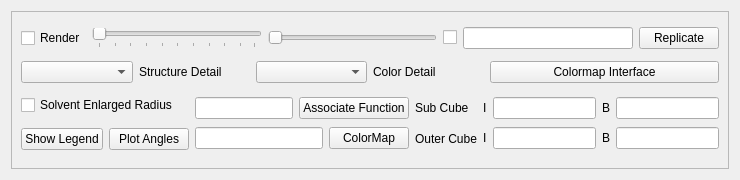
<?xml version="1.0" encoding="UTF-8"?>
<ui version="4.0">
 <class>BallAndStickRenderingProperties</class>
 <widget class="QWidget" name="BallAndStickRenderingProperties">
  <property name="geometry">
   <rect>
    <x>0</x>
    <y>0</y>
    <width>740</width>
    <height>180</height>
   </rect>
  </property>
  <property name="sizePolicy">
   <sizepolicy hsizetype="Expanding" vsizetype="Preferred">
    <horstretch>0</horstretch>
    <verstretch>0</verstretch>
   </sizepolicy>
  </property>
  <property name="windowTitle">
   <string>Form</string>
  </property>
  <layout class="QGridLayout" name="gridLayout_13">
   <item row="0" column="0">
    <widget class="QFrame" name="frame">
     <property name="frameShape">
      <enum>QFrame::StyledPanel</enum>
     </property>
     <property name="frameShadow">
      <enum>QFrame::Raised</enum>
     </property>
     <layout class="QGridLayout" name="gridLayout_12">
      <item row="1" column="0" colspan="4">
       <layout class="QGridLayout" name="gridLayout_7">
        <item row="0" column="0">
         <layout class="QGridLayout" name="gridLayout_2">
          <item row="0" column="0">
           <widget class="QComboBox" name="m_ComboBox_StructureLOD"/>
          </item>
          <item row="0" column="1">
           <widget class="QLabel" name="label">
            <property name="text">
             <string>Structure Detail</string>
            </property>
           </widget>
          </item>
         </layout>
        </item>
        <item row="0" column="1">
         <layout class="QGridLayout" name="gridLayout_3">
          <item row="0" column="0">
           <widget class="QComboBox" name="m_ComboBox_ColorLOD"/>
          </item>
          <item row="0" column="1">
           <widget class="QLabel" name="label_2">
            <property name="text">
             <string>Color Detail</string>
            </property>
           </widget>
          </item>
         </layout>
        </item>
        <item row="0" column="2">
         <widget class="QPushButton" name="m_PushButton_ColorMapInterface">
          <property name="text">
           <string>Colormap Interface</string>
          </property>
         </widget>
        </item>
       </layout>
      </item>
      <item row="2" column="0" colspan="2">
       <widget class="QCheckBox" name="m_CheckBox_SolventEnlargedRadius">
        <property name="text">
         <string>Solvent Enlarged Radius</string>
        </property>
       </widget>
      </item>
      <item row="2" column="2" rowspan="2">
       <layout class="QGridLayout" name="gridLayout_6">
        <item row="0" column="0">
         <layout class="QGridLayout" name="gridLayout_4">
          <item row="0" column="0">
           <widget class="QLineEdit" name="m_LineEdit_FunctionEdit"/>
          </item>
          <item row="0" column="1">
           <widget class="QPushButton" name="m_PushButton_AssociateFunction">
            <property name="text">
             <string>Associate Function</string>
            </property>
           </widget>
          </item>
         </layout>
        </item>
        <item row="1" column="0">
         <layout class="QGridLayout" name="gridLayout_5">
          <item row="0" column="0">
           <widget class="QLineEdit" name="m_LineEdit_ColorMap"/>
          </item>
          <item row="0" column="1">
           <widget class="QPushButton" name="m_PushButton_ColorMap">
            <property name="text">
             <string>ColorMap</string>
            </property>
           </widget>
          </item>
         </layout>
        </item>
       </layout>
      </item>
      <item row="2" column="3" rowspan="2">
       <layout class="QGridLayout" name="gridLayout_10">
        <item row="0" column="0">
         <widget class="QLabel" name="label_7">
          <property name="text">
           <string>Sub Cube</string>
          </property>
         </widget>
        </item>
        <item row="0" column="1" rowspan="2">
         <layout class="QGridLayout" name="gridLayout_11">
          <item row="0" column="0">
           <widget class="QLabel" name="label_10">
            <property name="text">
             <string>I</string>
            </property>
           </widget>
          </item>
          <item row="0" column="1">
           <widget class="QLineEdit" name="m_LineEdit_SubCubeIso_2"/>
          </item>
          <item row="0" column="2">
           <widget class="QLabel" name="label_11">
            <property name="text">
             <string>B</string>
            </property>
           </widget>
          </item>
          <item row="0" column="3">
           <widget class="QLineEdit" name="m_LineEdit_SubCubeB_2"/>
          </item>
          <item row="1" column="0">
           <widget class="QLabel" name="label_12">
            <property name="text">
             <string>I</string>
            </property>
           </widget>
          </item>
          <item row="1" column="1">
           <widget class="QLineEdit" name="m_LineEdit_OuterCubeIso_2"/>
          </item>
          <item row="1" column="2">
           <widget class="QLabel" name="label_13">
            <property name="text">
             <string>B</string>
            </property>
           </widget>
          </item>
          <item row="1" column="3">
           <widget class="QLineEdit" name="m_LineEdit_OuterCubeB_2"/>
          </item>
         </layout>
        </item>
        <item row="1" column="0">
         <widget class="QLabel" name="label_14">
          <property name="text">
           <string>Outer Cube</string>
          </property>
         </widget>
        </item>
       </layout>
      </item>
      <item row="3" column="0">
       <widget class="QPushButton" name="m_PushButton_ShowLegend">
        <property name="text">
         <string>Show Legend</string>
        </property>
       </widget>
      </item>
      <item row="3" column="1">
       <widget class="QPushButton" name="m_PushButton_PlotAngles">
        <property name="text">
         <string>Plot Angles</string>
        </property>
       </widget>
      </item>
      <item row="0" column="0" colspan="4">
       <layout class="QGridLayout" name="gridLayout">
        <item row="0" column="0">
         <widget class="QCheckBox" name="m_CheckBox_Render">
          <property name="text">
           <string>Render</string>
          </property>
         </widget>
        </item>
        <item row="0" column="1">
         <widget class="QSlider" name="m_Slider_Frame">
          <property name="orientation">
           <enum>Qt::Horizontal</enum>
          </property>
          <property name="tickPosition">
           <enum>QSlider::TicksBelow</enum>
          </property>
          <property name="tickInterval">
           <number>0</number>
          </property>
         </widget>
        </item>
        <item row="0" column="2">
         <widget class="QSlider" name="m_Slider_Clip">
          <property name="orientation">
           <enum>Qt::Horizontal</enum>
          </property>
         </widget>
        </item>
        <item row="0" column="3">
         <widget class="QCheckBox" name="m_CheckBox_Correlate">
          <property name="text">
           <string/>
          </property>
         </widget>
        </item>
        <item row="0" column="4">
         <widget class="QLineEdit" name="m_LineEdit_Correlate"/>
        </item>
        <item row="0" column="5">
         <widget class="QPushButton" name="m_PushButton_Replicate">
          <property name="text">
           <string>Replicate</string>
          </property>
         </widget>
        </item>
       </layout>
      </item>
     </layout>
    </widget>
   </item>
  </layout>
 </widget>
 <resources/>
 <connections/>
</ui>
